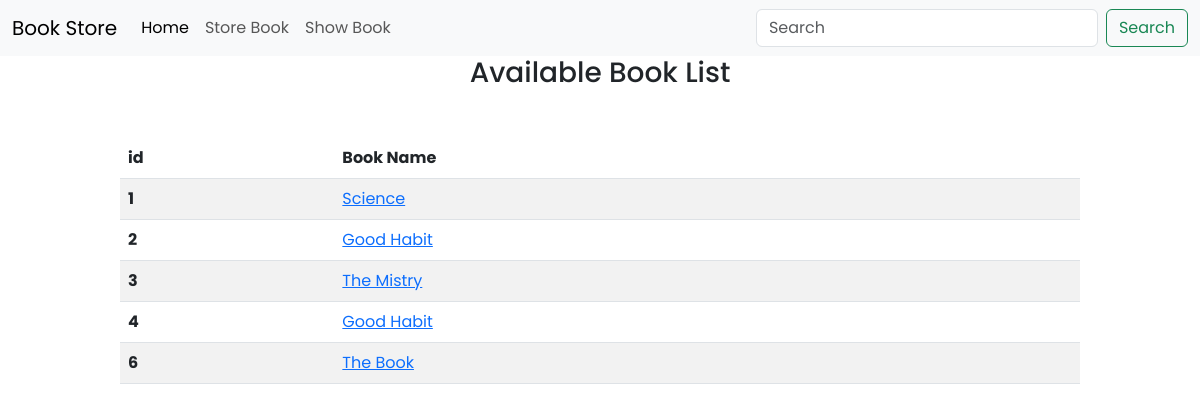
The page /show_books/ on the database as committed earlier.
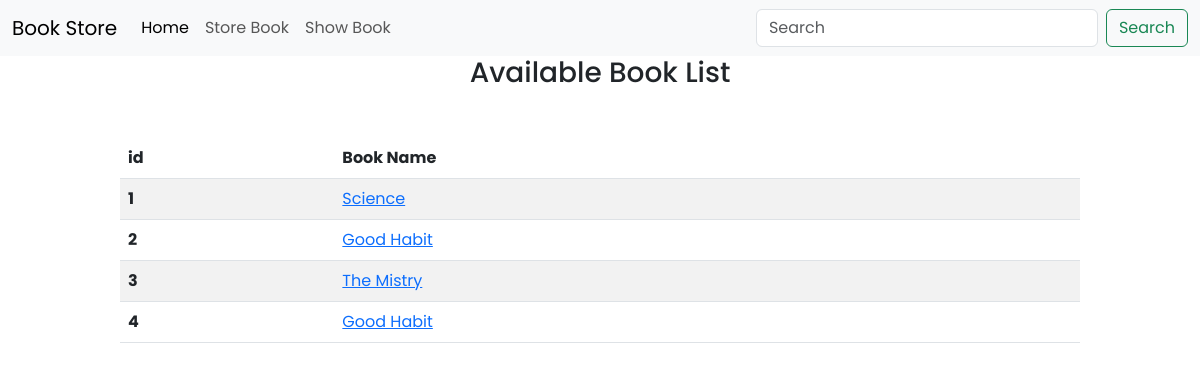
The same page on the database as committed later.
### book/models.py (models this page shows)
class BookstoreModel(models.Model):
    CATEGORY = (
        ('Mystrey', 'Mystrey'),
        ('Thriller', 'Thriller'),
        ('Sci-Fi', 'Sci-Fi'),
        ('humor', 'Humor'),
    )
    id = models.IntegerField(primary_key=True)
    book_name = models.CharField(max_length=30)
    author = models.CharField(max_length=30)
    category = models.CharField(max_length=30, choices=CATEGORY)
    first_publish = models.DateTimeField(
        auto_now_add=True)  # Take first date and No change
    last_publish = models.DateTimeField(
        auto_now=True)  # it will change after Edit

### book/views.py (the view)
# urls.py: path('show_books/', views.BookListView.as_view(), name="show_books"),
class BookListView(ListView):
    model = BookstoreModel
    template_name = 'show_book.html'
    context_object_name = 'books'

### book/templates/show_book.html
{% extends "base.html"%}
{% block content %}
<h3 class="mb-2 text-center">Available Book List</h3>
<div style="width: 80%; margin:auto" class="mt-5">
  {% if books %}
  <table class="table table-striped">
    <thead>
      <tr>
        <th scope="col">id</th>
        <th scope="col">Book Name</th>
      </tr>
    </thead>
    <tbody>
      {% for item in books %}
      <tr>
        <th scope="row">{{item.id}}</th>
        <td><a href="{% url 'book_details' item.id %}">{{item.book_name}}</a></td>
      </tr>
      {% endfor %}
    </tbody>
  </table>
  {% else %}
  <h3 class="mb-2 text-center text-danger">No Books Available</h3>
  {% endif %}
</div>
{% endblock %}

Rows that differ between the two databases and show on the page:
removed BookstoreModel: id "6", book_name "The Book"
